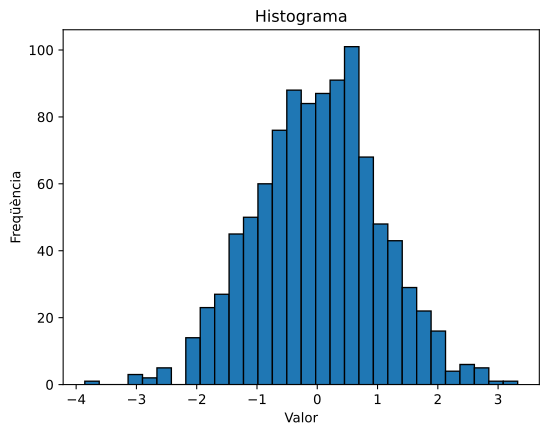

Write Python code to recreate this figure.
import matplotlib.pyplot as plt
import numpy as np

dades = np.random.randn(1000)

plt.hist(dades, bins=30, edgecolor="black")
plt.xlabel("Valor")
plt.ylabel("Freqüència")
plt.title("Histograma")
plt.savefig("p4.svg", bbox_inches="tight")
